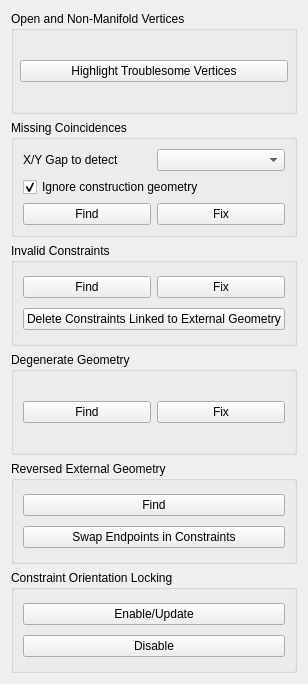
<?xml version="1.0" encoding="UTF-8"?>
<ui version="4.0">
 <class>SketcherGui::TaskSketcherValidation</class>
 <widget class="QWidget" name="SketcherGui::TaskSketcherValidation">
  <property name="geometry">
   <rect>
    <x>0</x>
    <y>0</y>
    <width>266</width>
    <height>684</height>
   </rect>
  </property>
  <property name="windowTitle">
   <string>Sketch Validation</string>
  </property>
  <layout class="QGridLayout" name="gridLayout_3">
   <item row="0" column="0">
    <widget class="QGroupBox" name="groupBox_0">
     <property name="title">
      <string>Open and Non-Manifold Vertices</string>
     </property>
     <layout class="QGridLayout" name="gridLayout_7">
      <property name="leftMargin">
       <number>6</number>
      </property>
      <property name="topMargin">
       <number>6</number>
      </property>
      <property name="rightMargin">
       <number>6</number>
      </property>
      <property name="bottomMargin">
       <number>6</number>
      </property>
      <item row="0" column="0">
       <widget class="QPushButton" name="highlightButton">
        <property name="toolTip">
         <string>Highlights open and non-manifold vertices that could lead to errors if the sketch is used to generate solids. This is purely based on the topological shape of the sketch and not on its geometry/constraint set.</string>
        </property>
        <property name="text">
         <string>Highlight Troublesome Vertices</string>
        </property>
       </widget>
      </item>
     </layout>
    </widget>
   </item>
   <item row="1" column="0">
    <widget class="QGroupBox" name="groupBox_1">
     <property name="toolTip">
      <string>Fixes missing coincidences by adding extra coincident constraints</string>
     </property>
     <property name="title">
      <string>Missing Coincidences</string>
     </property>
     <layout class="QGridLayout" name="gridLayout">
      <item row="0" column="0">
       <widget class="QLabel" name="label">
        <property name="text">
         <string>X/Y Gap to detect</string>
        </property>
       </widget>
      </item>
      <item row="0" column="1">
       <widget class="QComboBox" name="comboBoxTolerance">
        <property name="toolTip">
         <string>Defines the X/Y gap within which missing coincidences are detected</string>
        </property>
       </widget>
      </item>
     <item row="1" column="0" colspan="2">
       <widget class="QCheckBox" name="checkBoxIgnoreConstruction">
        <property name="toolTip">
         <string>Ignores construction geometry in the search</string>
        </property>
        <property name="text">
         <string>Ignore construction geometry</string>
        </property>
        <property name="checked">
         <bool>true</bool>
        </property>
       </widget>
      </item>
      <item row="2" column="0">
       <widget class="QPushButton" name="findButton">
        <property name="toolTip">
         <string>Finds and displays missing coincidences in the sketch.
This is done by analyzing the sketch geometries and constraints.</string>
        </property>
        <property name="text">
         <string>Find</string>
        </property>
       </widget>
      </item>
      <item row="2" column="1">
       <widget class="QPushButton" name="fixButton">
        <property name="text">
         <string>Fix</string>
        </property>
       </widget>
      </item>
      </layout>
    </widget>
   </item>
   <item row="2" column="0">
    <widget class="QGroupBox" name="groupBox_2">
     <property name="title">
      <string>Invalid Constraints</string>
     </property>
     <layout class="QGridLayout" name="gridLayout_2">
      <item row="0" column="0">
       <widget class="QPushButton" name="findConstraint">
        <property name="toolTip">
         <string>Finds invalid/malformed constraints in the sketch</string>
        </property>
        <property name="text">
         <string>Find</string>
        </property>
       </widget>
      </item>
      <item row="0" column="1">
       <widget class="QPushButton" name="fixConstraint">
        <property name="toolTip">
         <string>Tries to fix found invalid constraints</string>
        </property>
        <property name="text">
         <string>Fix</string>
        </property>
       </widget>
      </item>
      <item row="1" column="0" colspan="2">
       <widget class="QPushButton" name="delConstrExtr">
        <property name="toolTip">
         <string>Deletes constraints referring to external geometry</string>
        </property>
        <property name="text">
         <string>Delete Constraints Linked to External Geometry</string>
        </property>
       </widget>
      </item>
     </layout>
    </widget>
   </item>
   <item row="3" column="0">
    <widget class="QGroupBox" name="groupBox_6">
     <property name="title">
      <string>Degenerate Geometry</string>
     </property>
     <layout class="QGridLayout" name="gridLayout_6">
      <item row="0" column="0">
       <widget class="QPushButton" name="findDegenerated">
        <property name="toolTip">
         <string>Finds degenerated geometries in the sketch</string>
        </property>
        <property name="text">
         <string>Find</string>
        </property>
       </widget>
      </item>
      <item row="0" column="1">
       <widget class="QPushButton" name="fixDegenerated">
        <property name="toolTip">
         <string>Tries to fix degenerated geometries and convert broken external geometry to construction geometry</string>
        </property>
        <property name="text">
         <string>Fix</string>
        </property>
       </widget>
      </item>
     </layout>
    </widget>
   </item>
   <item row="5" column="0">
    <widget class="QGroupBox" name="groupBox_3">
     <property name="title">
      <string>Reversed External Geometry</string>
     </property>
     <layout class="QGridLayout" name="gridLayout_4">
      <item row="0" column="0">
       <widget class="QPushButton" name="findReversed">
        <property name="toolTip">
         <string>Finds reversed external geometries</string>
        </property>
        <property name="text">
         <string>Find</string>
        </property>
       </widget>
      </item>
      <item row="1" column="0">
       <widget class="QPushButton" name="swapReversed">
        <property name="toolTip">
         <string>Fixes found reversed external geometries by swapping their endpoints</string>
        </property>
        <property name="text">
         <string>Swap Endpoints in Constraints</string>
        </property>
       </widget>
      </item>
     </layout>
    </widget>
   </item>
   <item row="6" column="0">
    <widget class="QGroupBox" name="groupBox_4">
     <property name="title">
      <string>Constraint Orientation Locking</string>
     </property>
     <layout class="QGridLayout" name="gridLayout_5">
      <item row="0" column="0">
       <widget class="QPushButton" name="orientLockEnable">
        <property name="toolTip">
         <string>Enables/updates constraint orientation locking</string>
        </property>
        <property name="text">
         <string>Enable/Update</string>
        </property>
       </widget>
      </item>
      <item row="1" column="0">
       <widget class="QPushButton" name="orientLockDisable">
        <property name="toolTip">
         <string>Disables constraint orientation locking</string>
        </property>
        <property name="text">
         <string>Disable</string>
        </property>
       </widget>
      </item>
     </layout>
    </widget>
   </item>
  </layout>
 </widget>
 <resources/>
 <connections/>
</ui>
